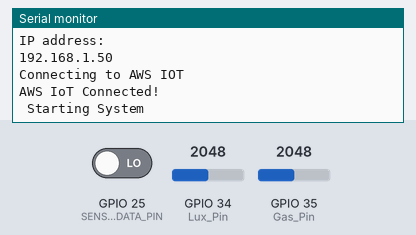
The sketch below on a simulated ESP32. Parts: the last lines printed to the serial monitor. The inputs (shaded band) are chosen by the test bench; at power-on: GPIO 34 (Lux_Pin) = 2048, GPIO 35 (Gas_Pin) = 2048, GPIO 25 (SENSOR_DATA_PIN) LOW. WiFi joins after 1.5 s; servers stay silent unless stated; the local clock reads 2024-03-15 10:24:30 at power-on unless the sketch sets it; no MQTT or app messages arrive unless stated.

Above: at 4.7 s.
4.8 s: GPIO 34 (Lux_Pin) set to 2866
At 5.8 s:
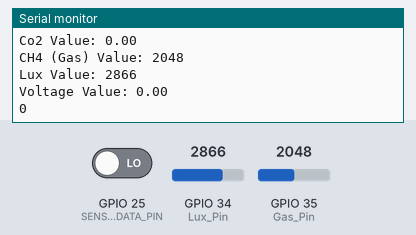
7.0 s: GPIO 35 (Gas_Pin) set to 2866
9.2 s: GPIO 34 (Lux_Pin) set to 3603
At 10.8 s:
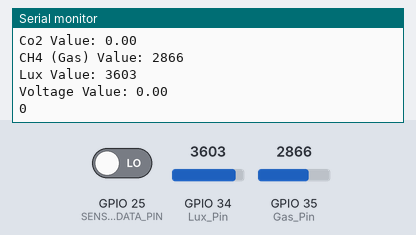
11.4 s: GPIO 35 (Gas_Pin) set to 3603
At 19.3 s:
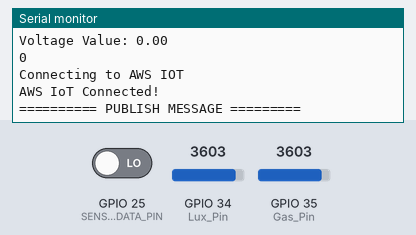
Timing chart, 0 to 19.9 s (numbered marks = the images above; inputs shaded):
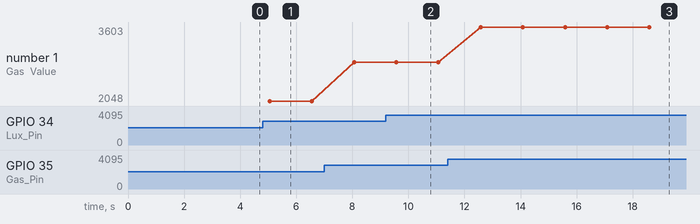

Measured:
- after the input at 4.8 s, the serial monitor: prints a new line after 0.26 s (image 1)
- after the input at 9.2 s, the serial monitor: prints a new line after 0.37 s (image 2)
- after the input at 11.4 s, the serial monitor: prints a new line after 1.2 s (image 3)

The sketch:

Main.ino
```cpp
#include "secrets.h"
#include <WiFiClientSecure.h>
#include <PubSubClient.h>
#include <ArduinoJson.h>
#include "WiFi.h"
#include <EEPROM.h>
#include <TimeLib.h>

//==================== Topic AWS ================================
#define AWS_IOT_PUBLISH_TOPIC   "kedaireka/pub"
#define AWS_IOT_SUBSCRIBE_TOPIC "kedaireka/sub"

 //==================== Wifi Secure Connection ====================
WiFiClientSecure net = WiFiClientSecure();
PubSubClient client(net);

//======================= Variable setup ===========================
char Kode_Chamber[] = "TEST09"; // kode untuk chammber 1-12
char Loc_Name[] = "Tani Martani"; // lokasi geo "taman martani"
char Field_Name[] = "TEST"; // petak yang mana
char Square[] = "10"; // detail lokasi sawah
int Phase = 2; //fase tanam 1-3
int Placing = 0; // 0:not set 1:intake 2:center 3:outake
float Lat = -7.74201301036 ; //latitude 110,2083742903
float Long = 110.48098238 ; //longtitude -7,27340273
int CO2 = 0 ; //hasil sensor carbon2
float concentration = 0;
int Gas = 0 ; //hasil sensor gas
int Lux = 0 ; //hasil sensor lux
float Temp = 0 ; //hasil sensor suhu
int Humidity = 0 ; //hasil sensor humidity
float Voltage = 0 ; //hasil pembacaan sensor voltage
const char* LocalTime = " "; //update waktu
char timeOutput[30];
char DateTime[]= " "; //waktu sekarang
// time setting
const char* ntpServer = "pool.ntp.org"; // set server
const long  gmtOffset_sec = 25200; // GMT offset untuk WIB (GMT+7)
const int   daylightOffset_sec = 0; // Tidak ada pengaturan DST di Indonesia
// set pin sensor
int CO2_Pin = 25;
int Gas_Pin = 35;
int Lux_Pin = 34;
int Voltage_Pin = 26;
#define Relay_Pin 14
int DHT11_Pin = 0;
int adc_value = 0;
float R1 = 30000.0; // kalibrasi sensor voltage
float R2 = 7500.0; // kalibrasi sensor voltage
float ref_voltage = 4.5;


#define SENSOR_DATA_PIN   (CO2_Pin)   // Sensor PWM interface
#define INTERRUPT_NUMBER   digitalPinToInterrupt(SENSOR_DATA_PIN)   // interrupt number
// Used in interrupt, calculate pulse width variable
volatile unsigned long pwmHighStartTicks=0, pwmHighEndTicks=0;
volatile unsigned long pwmHighVal=0, pwmLowVal=0;
// interrupt flag
volatile uint8_t flag=0;
unsigned long startMillis;  //some global variables available anywhere in the program
unsigned long currentMillis;
const unsigned long period = 15000;
int keep_alive = 120;


void ConnectWifi()
{
  WiFi.hostname("Kode: " + String(Kode_Chamber));
  WiFi.mode(WIFI_STA);
  WiFi.begin(WIFI_SSID, WIFI_PASSWORD);
  Serial.println("Connecting to Wi-Fi");

  while (WiFi.status() != WL_CONNECTED)
  {
    delay(500);
    Serial.print(".");
    Serial.println("Connecting to Wi-Fi");
  }
  Serial.println("Connected to the WiFi network");
  // Print local IP address and start web server
  Serial.println("");
  Serial.println("WiFi connected.");
  Serial.println("IP address: ");
  Serial.println(WiFi.localIP()); //show ip address when connected on serial monitor.
  delay(2000);
}

void ConnectAWS()
{
  // Configure WiFiClientSecure to use the AWS IoT device credentials
  net.setCACert(AWS_CERT_CA);
  net.setCertificate(AWS_CERT_CRT);
  net.setPrivateKey(AWS_CERT_PRIVATE);

  // Connect to the MQTT broker on the AWS endpoint we defined earlier
  client.setServer(AWS_IOT_ENDPOINT, 8883);

  // // set keep alive
  // client.setKeepAlive(keep_alive);

  // Create a message handler
  client.setCallback(messageHandler);

  Serial.println("Connecting to AWS IOT");

  while (!client.connect(THINGNAME))
  {
    Serial.print(".");
    delay(100);
  }

  if (!client.connected())
  {
    Serial.println("AWS IoT Timeout!");
    return;
  }

  // Subscribe to a topic
  client.subscribe(AWS_IOT_SUBSCRIBE_TOPIC);

  Serial.println("AWS IoT Connected!");
}

void SetTime(){
  configTime(gmtOffset_sec, daylightOffset_sec, ntpServer);
}

String GetLocalTime()
{
  struct tm timeinfo;
  if(!getLocalTime(&timeinfo)){
    return "Failed to obtain time";
  }
  // strftime(timeOutput, sizeof(ti meOutput), "%A, %B %d %Y %H:%M:%S", &timeinfo);
  strftime(timeOutput, sizeof(timeOutput), "%Y-%m-%dT%H:%M:%S", &timeinfo);
  LocalTime = timeOutput;
  return String(timeOutput);
}

void publishMessage()
{
  StaticJsonDocument<256> doc;
  doc["kode_chamber"] = Kode_Chamber ;
  doc["loc_name"] = Loc_Name;
  doc["field_name"] = Field_Name;
  doc["square"] = Square ;
  doc["phase"] = Phase;
  doc["placing"] = Placing;
  doc["lat"] = Lat;
  doc["long"] = Long;
  doc["co2"] = concentration;
  doc["gas"] = Gas ;
  doc["lux"] = Lux;
  doc["voltage"] = Voltage;
  doc["datetime"] = LocalTime;
  char jsonBuffer[512];
  serializeJson(doc, jsonBuffer); // print to client

  client.publish(AWS_IOT_PUBLISH_TOPIC, jsonBuffer);
}

void messageHandler(char* topic, byte* payload, unsigned int length)
{
  Serial.print("incoming: ");
  Serial.println(topic);

  StaticJsonDocument<200> doc;
  deserializeJson(doc, payload);
  const char* message = doc["message"];
  Serial.println(message);
}
void interruptChange()
{
  if (digitalRead(SENSOR_DATA_PIN)) {
    pwmHighStartTicks = micros();    // store the current micros() value
    if(2 == flag){
      flag = 4;
      if(pwmHighStartTicks > pwmHighEndTicks) {
        pwmLowVal = pwmHighStartTicks - pwmHighEndTicks;
      }
    }else{
      flag = 1;
    }
  } else {
    pwmHighEndTicks = micros();    // store the current micros() value
    if(1 == flag){
      flag = 2;
      if(pwmHighEndTicks > pwmHighStartTicks){
        pwmHighVal = pwmHighEndTicks - pwmHighStartTicks;
      }
    }
  }
}
void SensorCO2(){
  if(flag == 4){
    flag = 1;
    float pwmHighVal_ms = (pwmHighVal * 1000.0) / (pwmLowVal + pwmHighVal);
    if (pwmHighVal_ms < 0.01){
      Serial.println("Fault");
    }
    else if (pwmHighVal_ms < 80.00){
      Serial.println("preheating");
    }
    else if (pwmHighVal_ms < 998.00){
      concentration = (pwmHighVal_ms - 2) * 5;

    }
  }
}
void ReadSensor(){
  Gas=analogRead(Gas_Pin);
  Lux=analogRead(Lux_Pin);
  // adc_value = analogRead(Voltage_Pin);
  // Voltage  = (adc_value * ref_voltage) / 1024.0;
}
void PrintValue(){
  Serial.println(LocalTime);
  Serial.print("Co2 Value: ");
  Serial.println(concentration);
  Serial.print("CH4 (Gas) Value: ");
  Serial.println(Gas);
  Serial.print("Lux Value: ");
  Serial.println(Lux);
  Serial.print("Voltage Value: ");
  Serial.println(Voltage);
  Serial.println(adc_value);
  Serial.println();
}

void DelayPreheating(){
  int counter = 30;
  delay(1000);
  while(counter > 1){
    counter --;
    float pwmHighVal_ms = (pwmHighVal * 1000.0) / (pwmLowVal + pwmHighVal);
    Gas=analogRead(Gas_Pin);
    Lux=analogRead(Lux_Pin);
    Serial.print(counter);
    Serial.print(" CO2,CH4,Lux,Id Value: ");
    Serial.print(concentration = (pwmHighVal_ms - 2) * 5);
    Serial.print("|");
    Serial.print(Gas);
    Serial.print("|");
    Serial.print(Lux);
    Serial.print("|");
    Serial.print(Kode_Chamber);
    Serial.println();
    delay(1000);
  }
}
void ConnectionCheck(){
  if (!client.connected())
  {
    Serial.println("Connecting AWS IoT ");
    Serial.print(".");
    ConnectAWS();
    delay(100);

  }
}


void setup()
{
  pinMode(SENSOR_DATA_PIN, INPUT);
  attachInterrupt(INTERRUPT_NUMBER, interruptChange, CHANGE);
  Serial.begin(115200);
  ConnectWifi();
  ConnectAWS();
  SetTime();
  // DelayPreheating();
  startMillis = millis();
  if(WiFi.getSleep() == true) {
    WiFi.setSleep(false);
    Serial.println("WiFi Sleep is now deactivated.");
  }
  WiFi.setAutoReconnect(true);
  Serial.print(" Starting System ");
}

void loop()
{
  if ( WiFi.status() ==  WL_CONNECTED ){ //Conectado ao WiFi
    currentMillis = millis();
    if (currentMillis - startMillis >= period){
      ConnectAWS();
      publishMessage();
      Serial.println("========== PUBLISH MESSAGE =========");
      startMillis = currentMillis;
    }
    ConnectionCheck();

  }else{//Desconectado do WiFi, volta a tentar
    WiFi.disconnect();
    WiFi.reconnect();
    int UpCount = 0;
    int WLcount = 0;
    while (WiFi.status() != WL_CONNECTED && WLcount < 200 ){
      delay( 100 );
      Serial.printf(".");
      if (UpCount >= 60){
        UpCount = 0;
        Serial.printf("\n");
      }
      ++UpCount;
      ++WLcount;
    }
    if(WiFi.status() != WL_CONNECTED){
      Serial.println("Tidak dapat menyambung perangkat, Merestart ESP");
      ESP.restart();
    }
  }
  delay(1500);
  GetLocalTime();
  ReadSensor();
  SensorCO2();
  PrintValue();
}
```

secrets.h
```cpp
#include <pgmspace.h>

#define SECRET

const char WIFI_SSID[] = "WIFI NAME";               //Ganti dengan SSID WiFi Anda
const char WIFI_PASSWORD[] = "WIFI PASSWORD";           //Ganti dengan kata sandi WiFi Anda

#define THINGNAME "Gas_Chamber"

int8_t TIME_ZONE = +7; //NYC(USA): -5 UTC

const char AWS_IOT_ENDPOINT[] = "XXXXXXXXXXXXXXXXX.iot.us-east-1.amazonaws.com"; // Ganti dengan AWS IoT endpoint Anda

// Copy contents from AWS Root CA certificate here
static const char AWS_CERT_CA[] PROGMEM = R"EOF(
-----BEGIN CERTIFICATE-----
XXXXXXXXXXXXXXXXXXXXXXXXXXXXXXXXXXXXXXXXXXXXXXXXXXXXXXXXXXXXXXXXXXXXXXXXXXXXXXXXXXXXXXXXXXXXXXXXXXX
-----END CERTIFICATE-----
)EOF";

// Copy contents from device certificate here
static const char AWS_CERT_CRT[] PROGMEM = R"KEY(
-----BEGIN CERTIFICATE-----
XXXXXXXXXXXXXXXXXXXXXXXXXXXXXXXXXXXXXXXXXXXXXXXXXXXXXXXXXXXXXXXXXXXXXXXXXXXXXXXXXXXXXXXXXXXXXXXXXXXX
-----END CERTIFICATE-----
)KEY";

// Copy contents from device private key here
static const char AWS_CERT_PRIVATE[] PROGMEM = R"KEY(
-----BEGIN RSA PRIVATE KEY-----
XXXXXXXXXXXXXXXXXXXXXXXXXXXXXXXXXXXXXXXXXXXXXXXXXXXXXXXXXXXXXXXXXXXXXXXXXXXXXXXXXXXXXXXXXXXXXXXXXXXX
-----END RSA PRIVATE KEY-----
)KEY";
```
